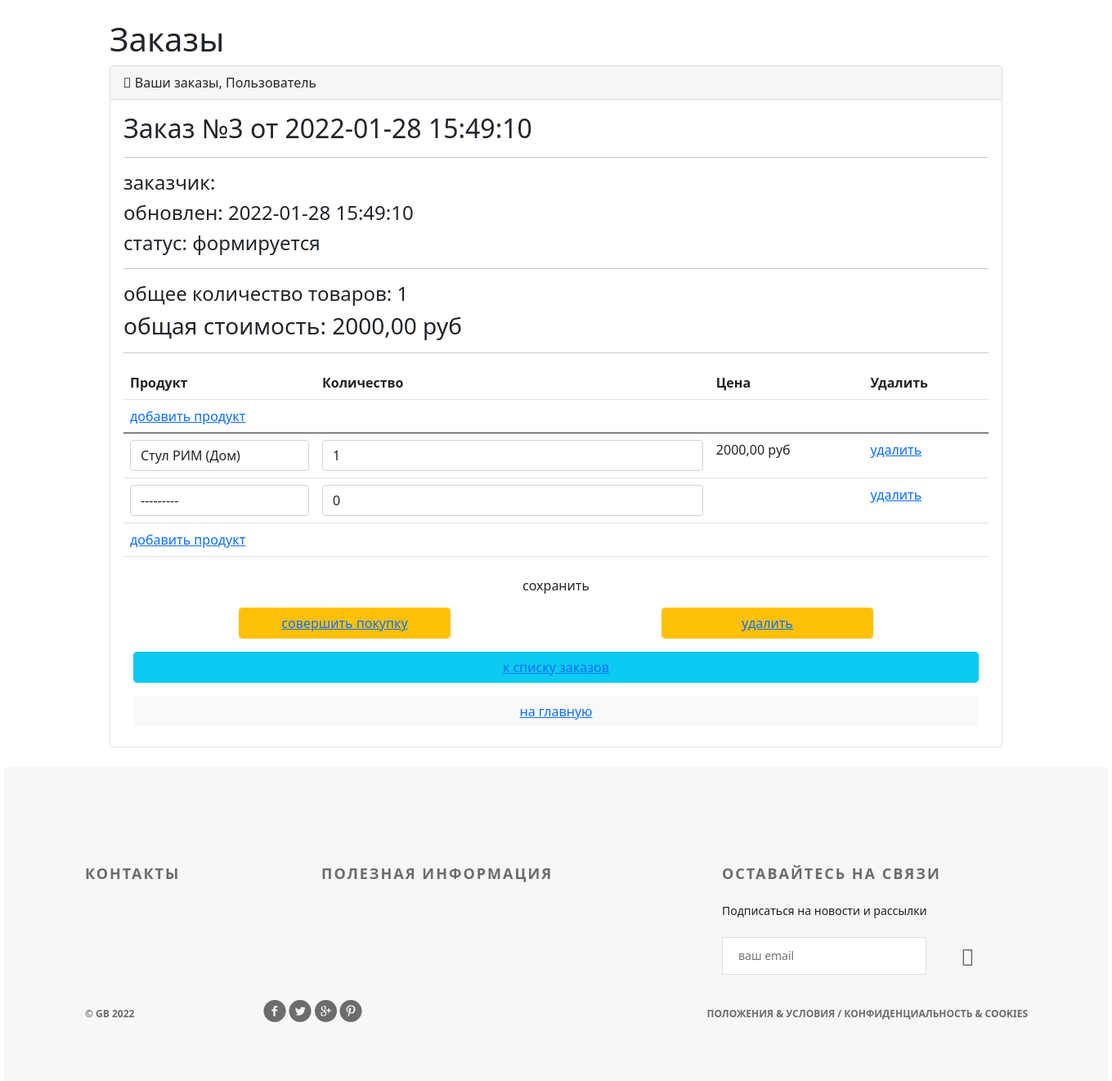
Before: /orders/update/3/ with the older database file.
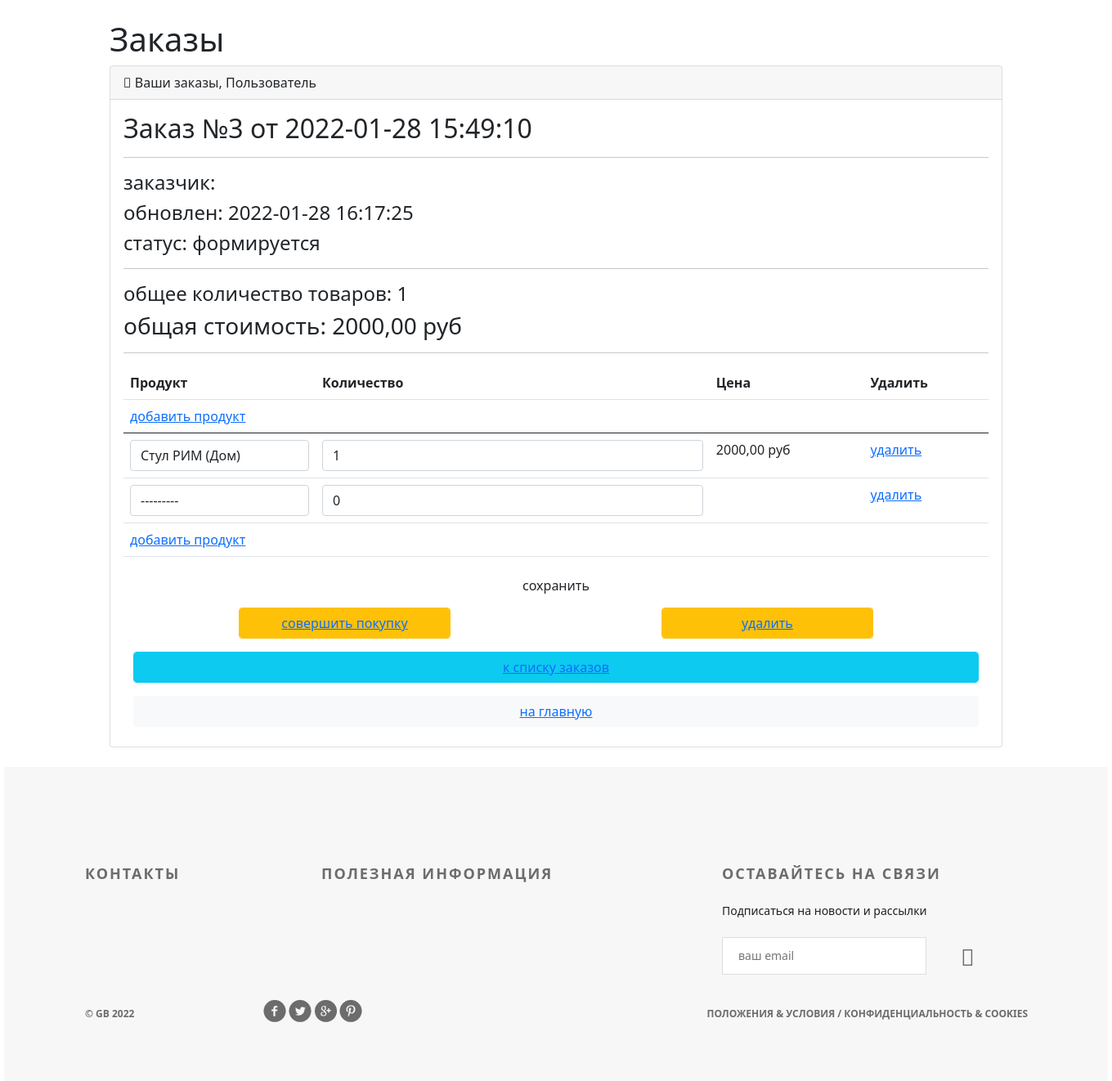
After: the same page with the newer database file.
### ordersapp/models.py (models this page shows, shortened)
class Order(models.Model):
    FORMING = 'FM'
    SENT_TO_PROCEED = 'STP'
    PROCEEDED = 'PRD'
    PAID = 'PD'
    READY = 'RDY'
    CANCEL = 'CNC'
    ORDER_STATUS_CHOICES = (
        (FORMING, 'формируется'),
        (SENT_TO_PROCEED, 'отправлен в обработку'),
        (PAID, 'оплачен'),
        (PROCEEDED, 'обрабатывается'),
        (READY, 'готов к выдаче'),
        (CANCEL, 'отменен'),
    )
    user = models.ForeignKey(settings.AUTH_USER_MODEL, on_delete=models.CASCADE)
    created = models.DateTimeField(verbose_name='создан', auto_now_add=True)
    updated = models.DateTimeField(verbose_name='изменен', auto_now=True)
    status = models.CharField(verbose_name='статус', max_length=3, choices=ORDER_STATUS_CHOICES, default=FORMING)
    is_active = models.BooleanField(verbose_name='активен', default=True)
    class Meta:
        ordering = ('-created',)
        verbose_name = 'заказ'
        verbose_name_plural = 'заказы'
    def get_total_quantity(self):
        items = self.orderitems.select_related()
        return sum(list(map(lambda x: x.quantity, items)))
    def get_total_cost(self):
        items = self.orderitems.select_related()
        return sum(list(map(lambda x: x.quantity * x.product.price, items)))

class OrderItem(models.Model):
    objects = OrderItemQuerySet.as_manager()
    order = models.ForeignKey(Order, related_name='orderitems', on_delete=models.CASCADE)
    product = models.ForeignKey(Product, verbose_name='продукт', on_delete=models.CASCADE)
    quantity = models.PositiveIntegerField(verbose_name='количество', default=0)

### mainapp/models.py (models this page shows)
class Product(models.Model):
    category = models.ForeignKey(ProductCategory, on_delete=models.CASCADE)
    name = models.CharField(verbose_name='имя продукта', max_length=128)
    image = models.ImageField(upload_to='products_images', blank=True)
    short_desc = models.CharField(verbose_name='краткое описание продукта', max_length=60, blank=True)
    description = models.TextField(verbose_name='описание продукта', blank=True)
    price = models.DecimalField(verbose_name='цена продукта', max_digits=8, decimal_places=2, default=0)
    quantity = models.PositiveIntegerField(verbose_name='количество на складе', default=0)
    is_active = models.BooleanField(default=True)
    def __str__(self):
        return f"{self.name} ({self.category.name})"

### ordersapp/views.py (the view, shortened to what this page needs)
# urls.py: path('update/<int:pk>/', ordersapp.OrderUpdate.as_view(), name='order_update'),
class OrderUpdate(UpdateView):
    model = Order
    fields = []
    success_url = reverse_lazy('orders:orders_list')
    def get_context_data(self, **kwargs):
        context = super(OrderUpdate, self).get_context_data(**kwargs)
        OrderFormSet = inlineformset_factory(Order, OrderItem, form=OrderItemForm, extra=1)
        if self.request.POST:
            formset = OrderFormSet(self.request.POST, instance=self.object)
        else:
            formset = OrderFormSet(instance=self.object)
            for form in formset.forms:
                if form.instance.pk:
                    form.initial['price'] = form.instance.product.price
        context['orderitems'] = formset
        return context

### mainapp/context_processors.py (called while the page is built)
def basket(request):
    print(f'context processor basket works')
    basket = []
    if request.user.is_authenticated:
        basket = Basket.objects.filter(user=request.user)
    return {
        'basket': basket,
    }

### ordersapp/templates/ordersapp/order_form.html (shortened to what this page needs)
{% extends "geekshop/base.html" %}
{% load static %}
{% block content %}
<main>
    <div class="container-fluid">
        <h1 class="mt-4">Заказы</h1>
        <div class="card mb-4">
            <div class="card-header">
                <i class="fas fa-table mr-1"></i>
                Ваши заказы,
                {% if user.first_name %}
                {{ user.first_name|title}}
                {% else %}
                Пользователь
                {% endif %}
            </div>
            <div class="card-body">
                {% include 'ordersapp/includes/inc_order_summary.html' %}
                <div class="order_form">
                    <form action="" method="post">
                        <table class="table">
                            {% for form in orderitems.forms %}
                            {% if forloop.first %}
                            <thead>
                            <tr class="formset_row">
                                {% for field in form.visible_fields %}
                                <th class="{% cycle 'td1' 'td2' 'td3' %} order formset_td">
                                    {{ field.label|capfirst }}
                                </th>
                                {% endfor %}
                            </tr>
                            </thead>
                            {% endif %}
                            <tr class="formset_row">
                                {% for field in form.visible_fields %}
                                <td class="{% cycle 'td1' 'td2' 'td3' %} order formset_td">
                                    {% if field.name != 'price' %}
                                    {{ field }}
                                    {% else %}
                                    {% if field.value %}
                                    <span class="orderitems-{{ forloop.parentloop.counter0 }}-price">
                                                {{ field.value }}
                                            </span> руб
                                    {% endif %}
                                    {% endif %}
                                </td>
                                {% endfor %}
                            </tr>
                            {% endfor %}
                        </table>
                        <button type="submit" value="сохранить" class="btn btn-default btn-round form-control last">
                            сохранить
                        </button>
                        {% include 'ordersapp/includes/inc_order_actions.html' %}
                    </form>
                </div>
            </div>
        </div>
    </div>
</main>
{% endblock %}

### ordersapp/templates/ordersapp/includes/inc_order_summary.html (shortened to what this page needs)
{% if object %}
   <div class="h2">Заказ №{{ object.pk }} от {{ object.created|date:"Y-m-d H:i:s" }}</div>
   <hr>
   <div class="h4">заказчик: {{ user.last_name }} {{ user.first_name }} </div>
   <div class="h4">обновлен: {{ object.updated|date:"Y-m-d H:i:s" }}</div>
   <div class="h4">cтатус: {{ object.get_status_display }}</div>
   <hr>
   <div class="h4">
       общее количество товаров: <span class="order_total_quantity">{{ object.get_total_quantity }}</span>
   </div>
   <div class="h3">
       общая стоимость: <span class="order_total_cost">{{ object.get_total_cost }}</span> руб
   </div>
{% endif %}
<hr>

Changed rows visible on the page:
changed Order "формируется": updated "2022-01-28 15:49:10" → "2022-01-28 16:17:25"
